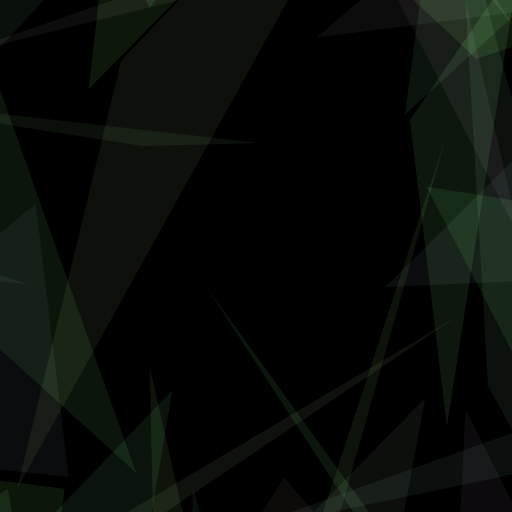
Frame 1 (no input)
Frame 60 (the mouse pressed at the canvas centre just before this capture): identical to frame 1, image omitted
Frame 120 (the mouse held since frame 60 and released just before this capture): identical to frame 1, image omitted

The Processing sketch that drew this single still picture (run headless with seeded random() and noise(); from frame 60 on, the mouse is pressed at the canvas centre):

// Processing sketch: jewel3
// ── jewel3.pde
int N_POINT = 500;
int MARGIN = 500;
int MAX_DIST = 500;
int MIN_DIST = 100;
FloatList xs;
FloatList ys;

void setup() {
  size(512, 512);
  drawAll();
}

void drawAll() {
  xs = new FloatList();
  ys = new FloatList();

  for (int i = 0; i < N_POINT; i++ ) {
    xs.append(map(random(1), 0, 1, -MARGIN, width+MARGIN));
    ys.append(map(random(1), 0, 1, -MARGIN, height+MARGIN));
  }

  background(0);
  blendMode(ADD);
  //blendMode(MULTIPLY);
  for (int i = 0; i < 100; i++ ) {
    beginShape();
    float red = random(10,15);
    float green = random(10,25);
    float blue = random(10,15);
    fill(red, green, blue);

    float x = xs.get((int)random(xs.size()));
    float y = xs.get((int)random(ys.size()));

    vertex(x, y);
    setNearVertex(x, y);
    setNearVertex(x, y);

    endShape();
  }
}

void setNearVertex(float x, float y) {
  float nx = xs.get((int)random(xs.size()));
  float ny = xs.get((int)random(ys.size()));

  for (int i = 0; i < 100; i++) {
    if ( MIN_DIST < dist(x, y, nx, ny)  && dist(x, y, nx, ny) < MAX_DIST) {
      break;
    }
    nx = xs.get((int)random(xs.size()));
    ny = xs.get((int)random(ys.size()));
  }

  vertex(nx, ny);
}

void draw() {
}

void mouseClicked() {
  drawAll();
}
